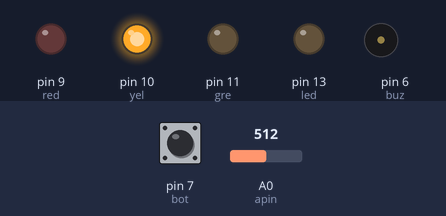
This sketch was run on a simulated Arduino Uno, built with avr-gcc and run on an emulated ATmega328P. Parts: output pins drawn as LEDs (lit = HIGH), buzzer (waves = sounding, pin HIGH). The test bench sets the inputs (shaded band); at power-on: A0 (apin) = 512, pin 7 (bot) LOW.

Above: at 2.3 s.
2.4 s: A0 (apin) set to 0
At 2.9 s:
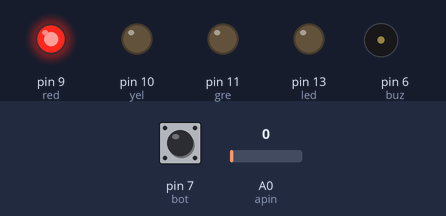
At 4.2 s:
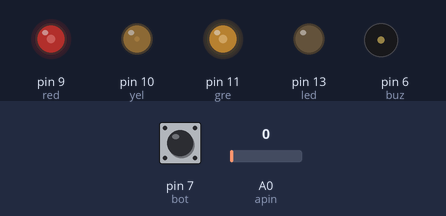
4.6 s: A0 (apin) set to 122
At 5.33 s:
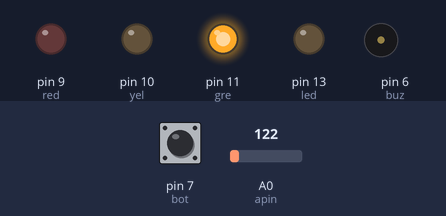
Timing chart, 0 to 14.1 s (numbered marks = the images above; inputs shaded):
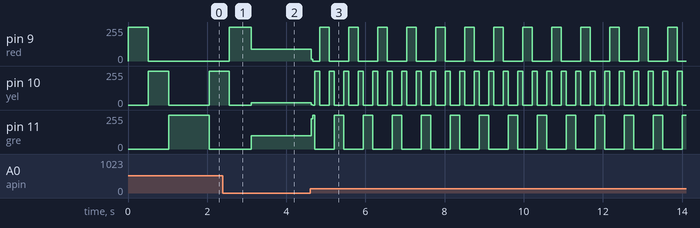

Measured:
- after the input at 2.4 s, pin 11 (gre): 0/255 → 98/255 after 0.71 s

The sketch:

arduino.ino
```cpp
// (licence header left out)
// Pin 13 has an LED connected on most Arduino boards.
// give it a name:
int led = 13;
int red = 9;
int yel = 10;
int gre = 11;
int bot = 7;
int buz = 6;
int apin = 0;

int speedo;
boolean left = true;

// the setup routine runs once when you press reset:
void setup() {
  // initialize the digital pin as an output.
  pinMode(led, OUTPUT);
  pinMode(red, OUTPUT);
  pinMode(yel, OUTPUT);
  pinMode(gre, OUTPUT);
  pinMode(bot, INPUT);
  pinMode(buz, OUTPUT);
}

// the loop routine runs over and over again forever:
void loop() {
  speedo = analogRead(apin);

  if(digitalRead(bot) == HIGH)
  {
    alarm();
  }
  else
  {
    kit(speedo);
  }
}

void alarm()
{
  for(int level = 0; level < 255; level+5)
  {
    analogWrite(buz, level);
    delay(10);
  }

  for(int level = 255; level > 0; level-5)
  {
    analogWrite(buz, level);
    delay(10);
  }

}

void kit(int speedo)
{

  if(left)
  {
    one(red);
    buzz(speedo);
    one(yel);
    buzz(speedo);
    one(gre);
    buzz(speedo);
    left = false;
  }
  else
  {
    one(gre);
    buzz(speedo);
    one(yel);
    buzz(speedo);
    one(red);
    buzz(speedo);
    left = true;
  }

}

void buzz(int speedo)
{
  delay(speedo);
}

void one(int nbr)
{
  digitalWrite(red, LOW);
  digitalWrite(yel, LOW);
  digitalWrite(gre, LOW);
  digitalWrite(buz, LOW);
  digitalWrite(nbr, HIGH);
}
```
